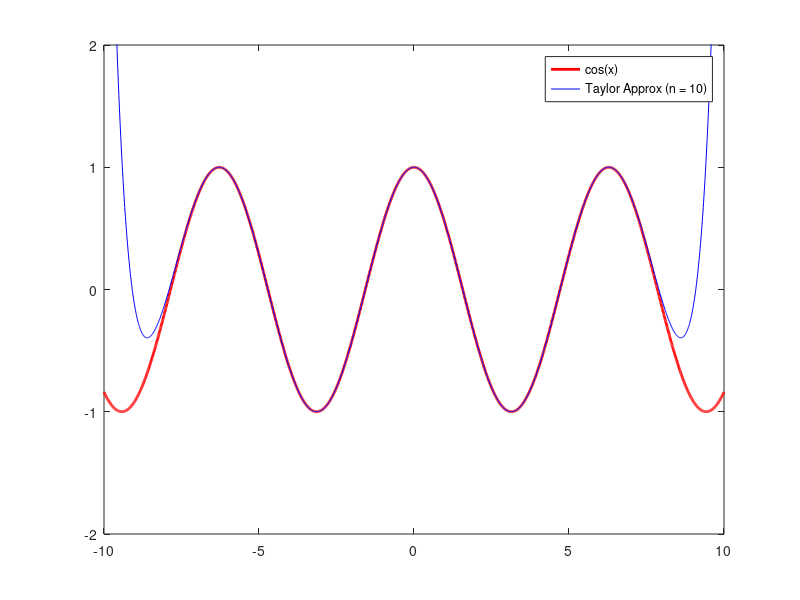

The MATLAB source for this figure:
x = -10:0.01:10; 
y = 0;
for n = 0:10
    % 실제 함수 그리기
    % plot(x, sin(x), 'r', 'linewidth', 2, 'DisplayName', 'sin(x)');  % sin(x)
    plot(x, cos(x), 'r', 'linewidth', 2, 'DisplayName', 'cos(x)'); % cos(x)
    hold on;
    
    % Taylor 급수로 근사한 y 계산
    %y = y + ((-1)^n / factorial(2*n+1) * (x.^(2 * n + 1))); % sin(x)
    y = y + ((-1)^n/factorial(2*n) * (x.^(2 * n))); % cos(x)
    
    % 근사 함수 그리기
    plot(x, y, 'b', 'DisplayName', ['Taylor Approx (n = ' num2str(n) ')']);
    
    % 축 및 범례 설정
    axis([-10 10 -2 2]);
    legend('show'); % 범례 표시
    pause(0.5); % 잠시 멈춤
    hold off;
end
